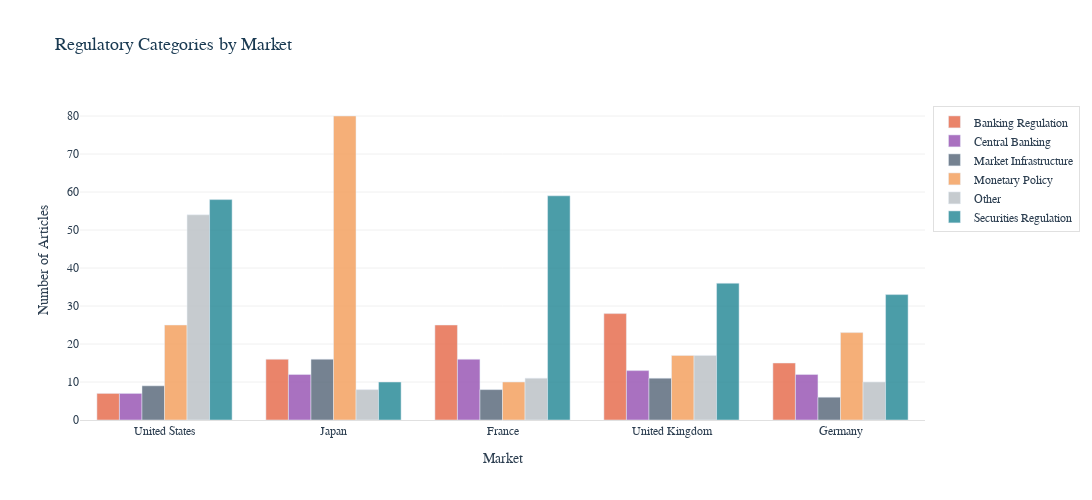

Here is the notebook cell this chart was saved with:
### Markdown cell above
### **Regulatory Categories by Market**

**What I'm Doing:**

- Cross-tabulating regulatory categories against markets to show distribution patterns
- Creating grouped bar charts to enable direct comparison of category prevalence across jurisdictions
- Color-coding categories to distinguish between different types of regulatory focus

**What It Shows:**

- Which types of regulations dominate in each market
- Whether certain markets focus more heavily on specific regulatory areas
- Regulatory priorities and focus areas that may impact cross-border investment strategies

### Code cell
print("VIZ 3: CATEGORY DISTRIBUTION BY MARKET\n")

# Prepare data - cross-tabulation
category_market = pd.crosstab(df['market_name'], df['category'])

# Sort markets by total articles
market_order = category_market.sum(axis=1).sort_values(ascending=False).index
category_market = category_market.loc[market_order]

if 'cross_border_investment' in category_market.columns:
    category_market['other'] = category_market['other'] + category_market['cross_border_investment']
    category_market = category_market.drop(columns=['cross_border_investment'])

# Create figure
fig = go.Figure()

# Define category colors
category_colors = {
    'securities_regulation': '#2C8C99',
    'monetary_policy': '#F4A261', 
    'banking_regulation': '#E76F51',
    'central_banking': '#9B59B6',
    'market_infrastructure': '#5D6D7E',
    'cross_border_investment': '#1A3A52',
    'other': '#BDC3C7'
}

for category in category_market.columns:
    fig.add_trace(go.Bar(
        name=category.replace('_', ' ').title(),
        x=category_market.index,
        y=category_market[category],
        marker_color=category_colors.get(category, '#95A5A6'),
        opacity=0.85
    ))


print("\nCategory Distribution complete")

fig.update_layout(
    title='Regulatory Categories by Market',
    xaxis_title='Market',
    yaxis_title='Number of Articles',
    barmode='group',
    height=500,
    width=1200,
    legend=dict(
        orientation="v",
        yanchor="top",
        y=0.98,
        xanchor="left",
        x=1.01,
        bgcolor='rgba(255,255,255,0.9)',
        bordercolor='#E0E0E0',
        borderwidth=1
    ),
    hovermode='x unified',
    font=dict(family='Arial, sans-serif', size=12, color='#2C3E50'),
    plot_bgcolor='white',
    paper_bgcolor='white',
    title_font=dict(size=18, color=COLORS['primary']),
    xaxis=dict(showgrid=False, showline=True, linecolor='#E0E0E0'),
    yaxis=dict(showgrid=True, gridcolor='#F0F0F0', showline=False)
)

fig.show()

### Figure 1 — Plotly figure (JSON) as saved in the notebook; plotly's stock layout.template omitted (floating-point values rounded to 4 significant figures)
{"data": [{"marker": {"color": "#E76F51"}, "name": "Banking Regulation", "opacity": 0.85, "type": "bar", "x": ["United States", "Japan", "France", "United Kingdom", "Germany"], "y": [7, 16, 25, 28, 15]}, {"marker": {"color": "#9B59B6"}, "name": "Central Banking", "opacity": 0.85, "type": "bar", "x": ["United States", "Japan", "France", "United Kingdom", "Germany"], "y": [7, 12, 16, 13, 12]}, {"marker": {"color": "#5D6D7E"}, "name": "Market Infrastructure", "opacity": 0.85, "type": "bar", "x": ["United States", "Japan", "France", "United Kingdom", "Germany"], "y": [9, 16, 8, 11, 6]}, {"marker": {"color": "#F4A261"}, "name": "Monetary Policy", "opacity": 0.85, "type": "bar", "x": ["United States", "Japan", "France", "United Kingdom", "Germany"], "y": [25, 80, 10, 17, 23]}, {"marker": {"color": "#BDC3C7"}, "name": "Other", "opacity": 0.85, "type": "bar", "x": ["United States", "Japan", "France", "United Kingdom", "Germany"], "y": [54, 8, 11, 17, 10]}, {"marker": {"color": "#2C8C99"}, "name": "Securities Regulation", "opacity": 0.85, "type": "bar", "x": ["United States", "Japan", "France", "United Kingdom", "Germany"], "y": [58, 10, 59, 36, 33]}], "layout": {"barmode": "group", "font": {"color": "#2C3E50", "family": "Arial, sans-serif", "size": 12}, "height": 500, "hovermode": "x unified", "legend": {"bgcolor": "rgba(255,255,255,0.9)", "bordercolor": "#E0E0E0", "borderwidth": 1, "orientation": "v", "x": 1.01, "xanchor": "left", "y": 0.98, "yanchor": "top"}, "paper_bgcolor": "white", "plot_bgcolor": "white", "title": {"font": {"color": "#1A3A52", "size": 18}, "text": "Regulatory Categories by Market"}, "width": 1200, "xaxis": {"linecolor": "#E0E0E0", "showgrid": false, "showline": true, "title": {"text": "Market"}}, "yaxis": {"gridcolor": "#F0F0F0", "showgrid": true, "showline": false, "title": {"text": "Number of Articles"}}}}
